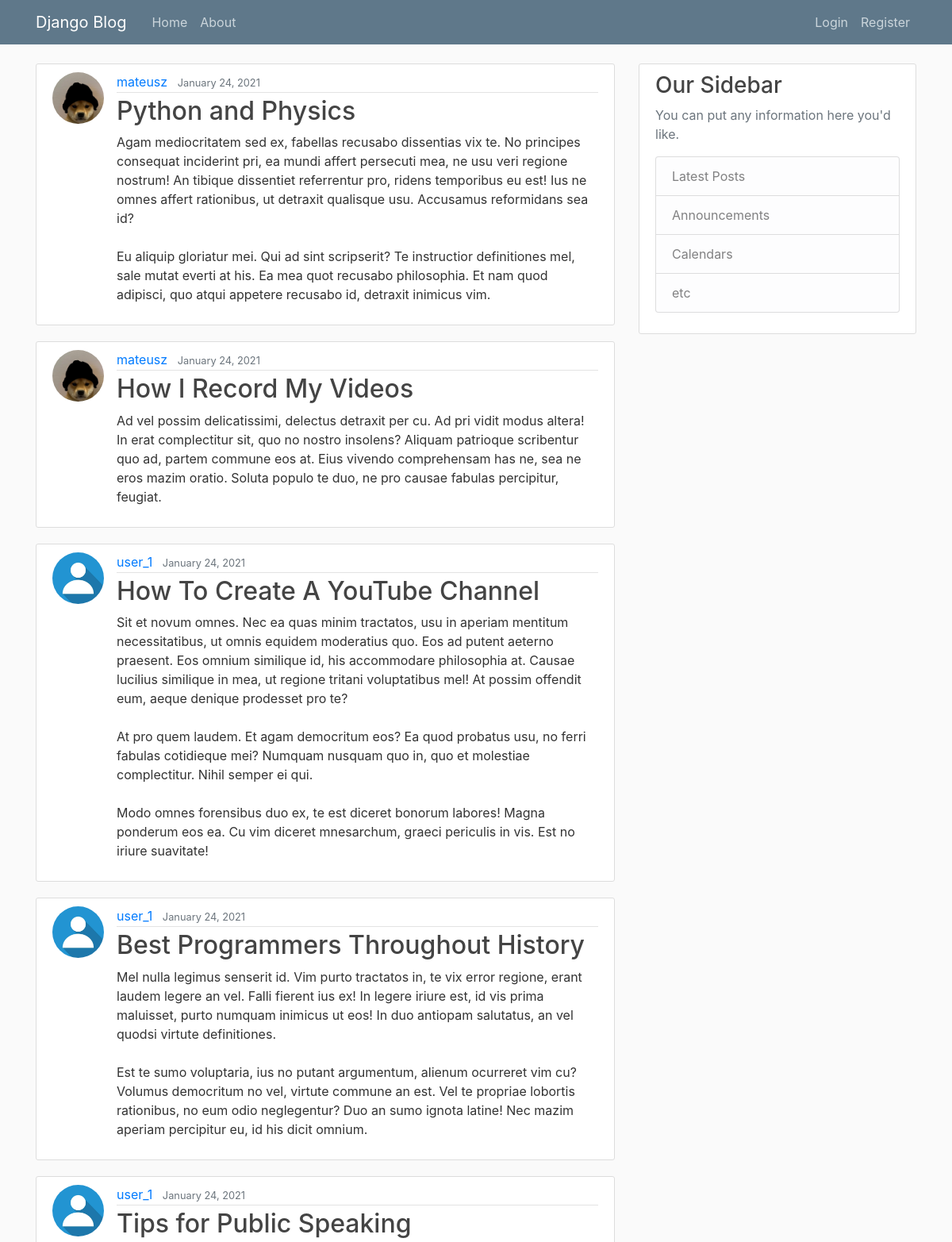
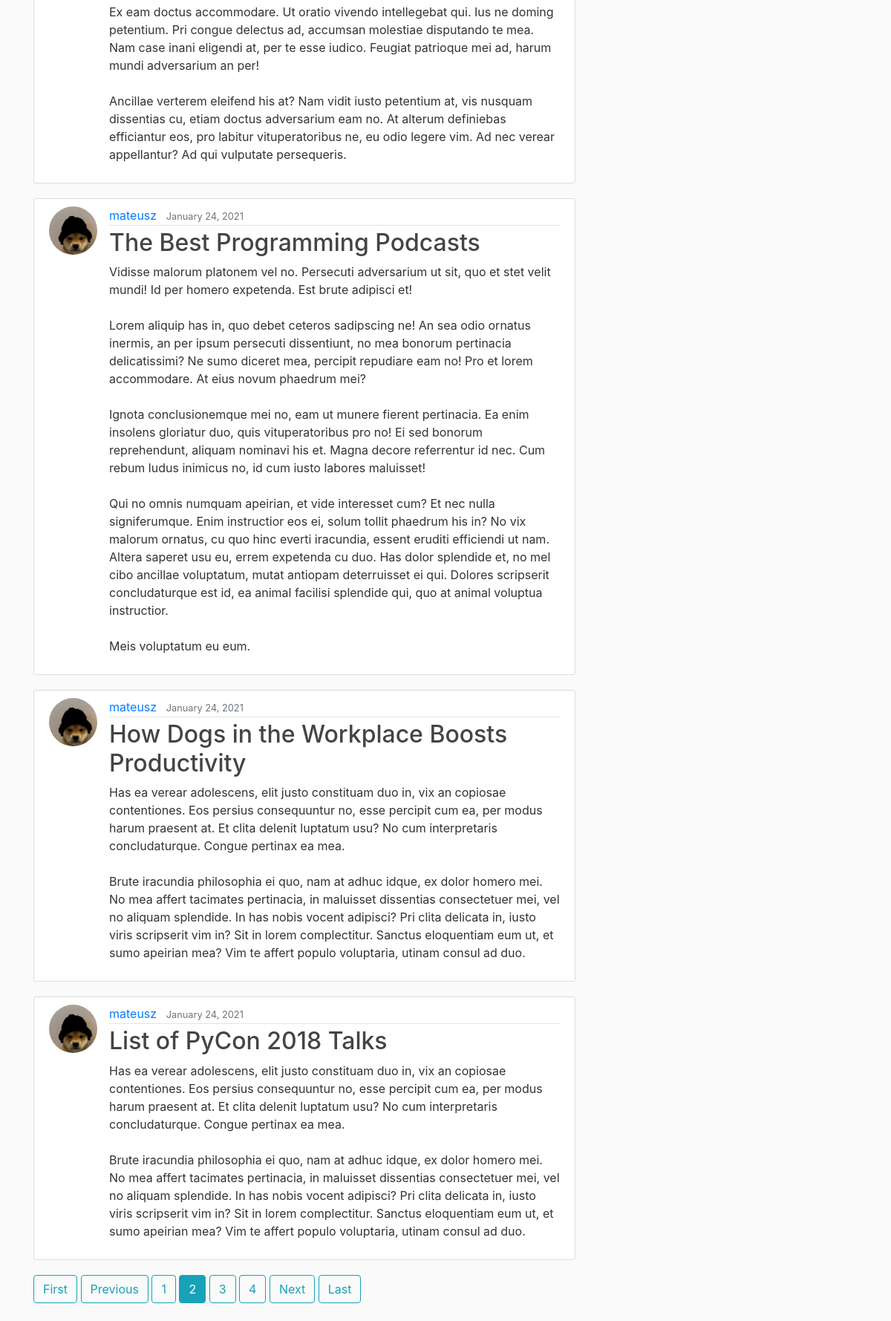
Screenshot of /?page=2 with the database file from the repository (2 pictures, top to bottom).
### blog/models.py (models this page shows, shortened)
class Post(models.Model):
    title = models.CharField(max_length=100)
    content = models.TextField()
    date_posted = models.DateTimeField(default=timezone.now)
    author = models.ForeignKey(User, on_delete=models.CASCADE)

### users/models.py (models this page shows, shortened)
class Profile(models.Model):
    user = models.OneToOneField(User, on_delete=models.CASCADE)
    image = models.ImageField(default='default.jpg', upload_to='profile_pics')

### blog/views.py (the view)
# urls.py: path('', PostListView.as_view(), name='blog-home'),
class PostListView(ListView):
    model = Post
    template_name = 'blog/home.html' # <app>/<model>_<viewtype>.html
    context_object_name = 'posts'
    ordering = ['-date_posted'] # newest to oldest
    paginate_by = 8

### blog/templates/blog/home.html
{% extends "blog/base.html"%}
{% block content %}
    {% for post in posts %}
        <article class="media content-section">
            <img class="rounded-circle article-img" src=" {{ post.author.profile.image.url }} ">
            <div class="media-body">
                <div class="article-metadata">
                    <a class="mr-2" href="#">{{ post.author }}</a>
                    <small class="text-muted">{{ post.date_posted|date:"F d, Y" }}</small>
                </div>
                <h2><a class="article-title" href="{% url 'post-detail' post.id %}">{{ post.title }}</a></h2>
                <p class="article-content">{{ post.content }}</p>
            </div>
        </article>
    {% endfor %}
    {% if is_paginated %}
        {% if page_obj.has_previous %}
            <a class="btn btn-outline-info mb-4" href="?page=1">First</a>
            <a class="btn btn-outline-info mb-4" href="?page={{ page_obj.previous_page_number }}">Previous</a>
        {% endif %}
        {% for num in page_obj.paginator.page_range %}
            {% if page_obj.number == num %}
                <a class="btn btn-info mb-4" href="?page={{ num }}">{{ num }}</a>
                {% elif num > page_obj.number|add:'-3' and num < page_obj.number|add:'3' %}
                <a class="btn btn-outline-info mb-4" href="?page={{ num }}">{{ num }}</a>
            {% endif %}
        {% endfor %}
        {% if page_obj.has_next %}
            <a class="btn btn-outline-info mb-4" href="?page={{ page_obj.next_page_number }}">Next</a>
            <a class="btn btn-outline-info mb-4" href="?page={{ page_obj.paginator.num_pages }}">Last</a>
        {% endif %}
    {% endif %}
{% endblock content %}

### blog/static/blog/main.css (style rules this page uses)
body { background: #fafafa; color: #333333; margin-top: 5rem; }
h1, h2, h3, h4, h5, h6 { color: #444444; }
.content-section { background: #ffffff; padding: 10px 20px; border: 1px solid #dddddd; border-radius: 3px; margin-bottom: 20px; }
.article-title { color: #444444; }
.article-content { white-space: pre-line; }
.article-img { height: 65px; width: 65px; margin-right: 16px; }
.article-metadata { padding-bottom: 1px; margin-bottom: 4px; border-bottom: 1px solid #e3e3e3 }

### rows the page displays
Post: author.profile.image (picture), author "mateusz", date_posted "January 24, 2021", title "Python and Physics", content "Agam mediocritatem sed ex, fabellas recusabo dissentias vix te. No principes consequat inciderint pri, ea mundi affert persecuti mea, ne usu veri regione nostrum! An tibique dissentiet referrentur pro, ridens temporibus eu est! Ius ne omnes affert rationibus, ut detraxit qualisque usu. Accusamus reformidans sea id? Eu aliquip gloriatur mei. Qui ad sint scripserit? Te instructior definitiones mel, sale mutat everti at his. Ea mea quot recusabo philosophia. Et nam quod adipisci, quo atqui appetere recusabo id, detraxit inimicus vim."
Post: author.profile.image (picture), author "mateusz", date_posted "January 24, 2021", title "How I Record My Videos", content "Ad vel possim delicatissimi, delectus detraxit per cu. Ad pri vidit modus altera! In erat complectitur sit, quo no nostro insolens? Aliquam patrioque scribentur quo ad, partem commune eos at. Eius vivendo comprehensam has ne, sea ne eros mazim oratio. Soluta populo te duo, ne pro causae fabulas percipitur, feugiat."
Post: author.profile.image (placeholder picture), author "user_1", date_posted "January 24, 2021", title "How To Create A YouTube Channel", content "Sit et novum omnes. Nec ea quas minim tractatos, usu in aperiam mentitum necessitatibus, ut omnis equidem moderatius quo. Eos ad putent aeterno praesent. Eos omnium similique id, his accommodare philosophia at. Causae lucilius similique in mea, ut regione tritani voluptatibus mel! At possim offendit eum, aeque denique prodesset pro te? At pro quem laudem. Et agam democritum eos? Ea quod probatus usu, no ferri fabulas cotidieque mei? Numquam nusquam quo in, quo et molestiae complectitur. Nihil semper ei qui. Modo omnes forensibus duo ex, te est diceret bonorum labores! Magna ponderum eos ea. Cu vim diceret mnesarchum, graeci periculis in vis. Est no iriure suavitate!"
Post: author.profile.image (placeholder picture), author "user_1", date_posted "January 24, 2021", title "Best Programmers Throughout History", content "Mel nulla legimus senserit id. Vim purto tractatos in, te vix error regione, erant laudem legere an vel. Falli fierent ius ex! In legere iriure est, id vis prima maluisset, purto numquam inimicus ut eos! In duo antiopam salutatus, an vel quodsi virtute definitiones. Est te sumo voluptaria, ius no putant argumentum, alienum ocurreret vim cu? Volumus democritum no vel, virtute commune an est. Vel te propriae lobortis rationibus, no eum odio neglegentur? Duo an sumo ignota latine! Nec mazim aperiam percipitur eu, id his dicit omnium."
Post: author.profile.image (placeholder picture), author "user_1", date_posted "January 24, 2021", title "Tips for Public Speaking", content "Ex eam doctus accommodare. Ut oratio vivendo intellegebat qui. Ius ne doming petentium. Pri congue delectus ad, accumsan molestiae disputando te mea. Nam case inani eligendi at, per te esse iudico. Feugiat patrioque mei ad, harum mundi adversarium an per! Ancillae verterem eleifend his at? Nam vidit iusto petentium at, vis nusquam dissentias cu, etiam doctus adversarium eam no. At alterum definiebas efficiantur eos, pro labitur vituperatoribus ne, eu odio legere vim. Ad nec verear appellantur? Ad qui vulputate persequeris."
Post: author.profile.image (picture), author "mateusz", date_posted "January 24, 2021", title "The Best Programming Podcasts", content "Vidisse malorum platonem vel no. Persecuti adversarium ut sit, quo et stet velit mundi! Id per homero expetenda. Est brute adipisci et! Lorem aliquip has in, quo debet ceteros sadipscing ne! An sea odio ornatus inermis, an per ipsum persecuti dissentiunt, no mea bonorum pertinacia delicatissimi? Ne sumo diceret mea, percipit repudiare eam no! Pro et lorem accommodare. At eius novum phaedrum mei? Ignota conclusionemque mei no, eam ut munere fierent pertinacia. Ea enim insolens gloriatur duo, quis vituperatoribus pro no! Ei sed bonorum reprehendunt, aliquam nominavi his et. Magna decore referrentur id nec. Cum rebum ludus inimicus no, id cum iusto labores maluisset! Qui no omnis numquam…"
Post: author.profile.image (picture), author "mateusz", date_posted "January 24, 2021", title "How Dogs in the Workplace Boosts Productivity", content "Has ea verear adolescens, elit justo constituam duo in, vix an copiosae contentiones. Eos persius consequuntur no, esse percipit cum ea, per modus harum praesent at. Et clita delenit luptatum usu? No cum interpretaris concludaturque. Congue pertinax ea mea. Brute iracundia philosophia ei quo, nam at adhuc idque, ex dolor homero mei. No mea affert tacimates pertinacia, in maluisset dissentias consectetuer mei, vel no aliquam splendide. In has nobis vocent adipisci? Pri clita delicata in, iusto viris scripserit vim in? Sit in lorem complectitur. Sanctus eloquentiam eum ut, et sumo apeirian mea? Vim te affert populo voluptaria, utinam consul ad duo."
Post: author.profile.image (picture), author "mateusz", date_posted "January 24, 2021", title "List of PyCon 2018 Talks", content "Has ea verear adolescens, elit justo constituam duo in, vix an copiosae contentiones. Eos persius consequuntur no, esse percipit cum ea, per modus harum praesent at. Et clita delenit luptatum usu? No cum interpretaris concludaturque. Congue pertinax ea mea. Brute iracundia philosophia ei quo, nam at adhuc idque, ex dolor homero mei. No mea affert tacimates pertinacia, in maluisset dissentias consectetuer mei, vel no aliquam splendide. In has nobis vocent adipisci? Pri clita delicata in, iusto viris scripserit vim in? Sit in lorem complectitur. Sanctus eloquentiam eum ut, et sumo apeirian mea? Vim te affert populo voluptaria, utinam consul ad duo."

### other values shown
{{ num }} "1" "3" "4"
{{ num }} "2"
